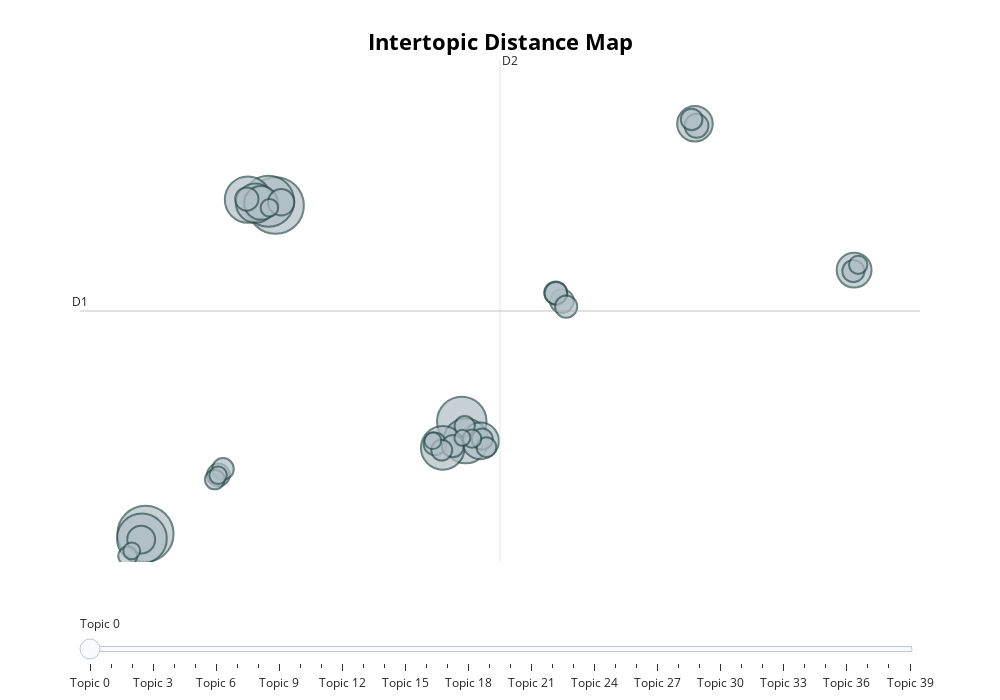

Notebook code cell kept with this figure:
### Code cell
fig=topic_model.visualize_topics(custom_labels=True,width=1000,height=700)
fig.write_html('intertopic_map.html')
fig

### Figure 1 — Plotly figure (JSON) as saved in the notebook; plotly's stock layout.template omitted (floating-point values rounded to 4 significant figures)
{"data": [{"customdata": [[0, "support", 124], [1, "set up", 122], [2, "ink and cartridge", 101], [3, "wifi and connection", 96], [4, "paper tray", 95], [5, "customer service", 83], [6, "print time", 78], [7, "quality", 74], [8, "subscription", 60], [9, "will return", 52], [10, "scanner", 49], [11, "price", 47], [12, "free ink", 44], [13, "uninstalling", 30], [14, "8015", 27], [15, "waste", 22], [16, "smart", 22], [17, "shipping", 21], [18, "*surprise", 20], [19, "disappointed ", 20], [20, "pages", 20], [21, "touch screen", 20], [22, "works great", 19], [23, "other brands", 19], [24, "frustrating ", 19], [25, "not recommend", 18], [26, "fax", 18], [27, "flimsy/sturdy", 17], [28, "give stars", 17], [29, "jams", 16], [30, "at home", 15], [31, "lot of issues", 15], [32, "print with phone", 14], [33, "headaches", 13], [34, "worst printer, hate", 13], [35, "low cartridge", 12], [36, "wanted features", 12], [37, "Apple users", 11], [38, "printing envelopes", 11], [39, "customer service problems", 10]], "hovertemplate": "<b>Topic %{customdata[0]}</b><br>%{customdata[1]}<br>Size: %{customdata[2]}", "legendgroup": "", "marker": {"color": "#B0BEC5", "line": {"color": "DarkSlateGrey", "width": 2}, "size": [124, 122, 101, 96, 95, 83, 78, 74, 60, 52, 49, 47, 44, 30, 27, 22, 22, 21, 20, 20, 20, 20, 19, 19, 19, 18, 18, 17, 17, 16, 15, 15, 14, 13, 13, 12, 12, 11, 11, 10], "sizemode": "area", "sizeref": 0.0775, "symbol": "circle"}, "mode": "markers", "name": "", "orientation": "v", "showlegend": false, "type": "scatter", "x": [-8.557, -15.09, -8.911, -15.27, 0.7902, -9.945, 0.993, -0.1639, -9.561, 1.731, 12.49, 20.48, -9.287, -15.31, -8.276, 5.815, 12.57, -10.0, 5.499, 5.518, -0.5593, -11.43, 0.3422, 20.45, 6.028, -11.2, 12.33, 1.82, -0.2196, 0.9372, -11.61, 2.026, -15.98, 20.69, 1.309, -8.865, -11.44, -15.78, -0.6648, 0.8204], "xaxis": "x", "y": [12.0, -0.7019, 12.17, -0.885, 3.641, 12.23, 2.893, 2.624, 12.1, 2.892, 15.17, 9.503, 12.1, -0.9297, 12.13, 8.305, 15.09, 12.25, 8.625, 8.606, 2.777, 1.576, 2.69, 9.466, 8.089, 1.809, 15.33, 2.963, 2.535, 3.465, 1.398, 2.651, -1.561, 9.707, 2.979, 11.92, 1.563, -1.363, 2.903, 3.011], "yaxis": "y"}], "layout": {"annotations": [{"showarrow": false, "text": "D1", "x": -18.38, "y": 7.92, "yshift": 10}, {"showarrow": false, "text": "D2", "x": 2.708, "xshift": 10, "y": 17.63}], "height": 700, "hoverlabel": {"bgcolor": "white", "font": {"family": "Rockwell", "size": 16}}, "legend": {"itemsizing": "constant", "tracegroupgap": 0}, "margin": {"t": 60}, "shapes": [{"line": {"color": "#CFD8DC", "width": 2}, "type": "line", "x0": 2.708, "x1": 2.708, "y0": -1.795, "y1": 17.63}, {"line": {"color": "#9E9E9E", "width": 2}, "type": "line", "x0": -18.38, "x1": 23.79, "y0": 7.92, "y1": 7.92}], "sliders": [{"active": 0, "pad": {"t": 50}, "steps": [{"args": [{"marker.color": [["red", "#B0BEC5", "#B0BEC5", "#B0BEC5", "#B0BEC5", "#B0BEC5", "#B0BEC5", "#B0BEC5", "#B0BEC5", "#B0BEC5", "#B0BEC5", "#B0BEC5", "#B0BEC5", "#B0BEC5", "#B0BEC5", "#B0BEC5", "#B0BEC5", "#B0BEC5", "#B0BEC5", "#B0BEC5", "#B0BEC5", "#B0BEC5", "#B0BEC5", "#B0BEC5", "#B0BEC5", "#B0BEC5", "#B0BEC5", "#B0BEC5", "#B0BEC5", "#B0BEC5", "#B0BEC5", "#B0BEC5", "#B0BEC5", "#B0BEC5", "#B0BEC5", "#B0BEC5", "#B0BEC5", "#B0BEC5", "#B0BEC5", "#B0BEC5"]]}], "label": "Topic 0", "method": "update"}, {"args": [{"marker.color": [["#B0BEC5", "red", "#B0BEC5", "#B0BEC5", "#B0BEC5", "#B0BEC5", "#B0BEC5", "#B0BEC5", "#B0BEC5", "#B0BEC5", "#B0BEC5", "#B0BEC5", "#B0BEC5", "#B0BEC5", "#B0BEC5", "#B0BEC5", "#B0BEC5", "#B0BEC5", "#B0BEC5", "#B0BEC5", "#B0BEC5", "#B0BEC5", "#B0BEC5", "#B0BEC5", "#B0BEC5", "#B0BEC5", "#B0BEC5", "#B0BEC5", "#B0BEC5", "#B0BEC5", "#B0BEC5", "#B0BEC5", "#B0BEC5", "#B0BEC5", "#B0BEC5", "#B0BEC5", "#B0BEC5", "#B0BEC5", "#B0BEC5", "#B0BEC5"]]}], "label": "Topic 1", "method": "update"}, {"args": [{"marker.color": [["#B0BEC5", "#B0BEC5", "red", "#B0BEC5", "#B0BEC5", "#B0BEC5", "#B0BEC5", "#B0BEC5", "#B0BEC5", "#B0BEC5", "#B0BEC5", "#B0BEC5", "#B0BEC5", "#B0BEC5", "#B0BEC5", "#B0BEC5", "#B0BEC5", "#B0BEC5", "#B0BEC5", "#B0BEC5", "#B0BEC5", "#B0BEC5", "#B0BEC5", "#B0BEC5", "#B0BEC5", "#B0BEC5", "#B0BEC5", "#B0BEC5", "#B0BEC5", "#B0BEC5", "#B0BEC5", "#B0BEC5", "#B0BEC5", "#B0BEC5", "#B0BEC5", "#B0BEC5", "#B0BEC5", "#B0BEC5", "#B0BEC5", "#B0BEC5"]]}], "label": "Topic 2", "method": "update"}, {"args": [{"marker.color": [["#B0BEC5", "#B0BEC5", "#B0BEC5", "red", "#B0BEC5", "#B0BEC5", "#B0BEC5", "#B0BEC5", "#B0BEC5", "#B0BEC5", "#B0BEC5", "#B0BEC5", "#B0BEC5", "#B0BEC5", "#B0BEC5", "#B0BEC5", "#B0BEC5", "#B0BEC5", "#B0BEC5", "#B0BEC5", "#B0BEC5", "#B0BEC5", "#B0BEC5", "#B0BEC5", "#B0BEC5", "#B0BEC5", "#B0BEC5", "#B0BEC5", "#B0BEC5", "#B0BEC5", "#B0BEC5", "#B0BEC5", "#B0BEC5", "#B0BEC5", "#B0BEC5", "#B0BEC5", "#B0BEC5", "#B0BEC5", "#B0BEC5", "#B0BEC5"]]}], "label": "Topic 3", "method": "update"}, {"args": [{"marker.color": [["#B0BEC5", "#B0BEC5", "#B0BEC5", "#B0BEC5", "red", "#B0BEC5", "#B0BEC5", "#B0BEC5", "#B0BEC5", "#B0BEC5", "#B0BEC5", "#B0BEC5", "#B0BEC5", "#B0BEC5", "#B0BEC5", "#B0BEC5", "#B0BEC5", "#B0BEC5", "#B0BEC5", "#B0BEC5", "#B0BEC5", "#B0BEC5", "#B0BEC5", "#B0BEC5", "#B0BEC5", "#B0BEC5", "#B0BEC5", "#B0BEC5", "#B0BEC5", "#B0BEC5", "#B0BEC5", "#B0BEC5", "#B0BEC5", "#B0BEC5", "#B0BEC5", "#B0BEC5", "#B0BEC5", "#B0BEC5", "#B0BEC5", "#B0BEC5"]]}], "label": "Topic 4", "method": "update"}, {"args": [{"marker.color": [["#B0BEC5", "#B0BEC5", "#B0BEC5", "#B0BEC5", "#B0BEC5", "red", "#B0BEC5", "#B0BEC5", "#B0BEC5", "#B0BEC5", "#B0BEC5", "#B0BEC5", "#B0BEC5", "#B0BEC5", "#B0BEC5", "#B0BEC5", "#B0BEC5", "#B0BEC5", "#B0BEC5", "#B0BEC5", "#B0BEC5", "#B0BEC5", "#B0BEC5", "#B0BEC5", "#B0BEC5", "#B0BEC5", "#B0BEC5", "#B0BEC5", "#B0BEC5", "#B0BEC5", "#B0BEC5", "#B0BEC5", "#B0BEC5", "#B0BEC5", "#B0BEC5", "#B0BEC5", "#B0BEC5", "#B0BEC5", "#B0BEC5", "#B0BEC5"]]}], "label": "Topic 5", "method": "update"}, {"args": [{"marker.color": [["#B0BEC5", "#B0BEC5", "#B0BEC5", "#B0BEC5", "#B0BEC5", "#B0BEC5", "red", "#B0BEC5", "#B0BEC5", "#B0BEC5", "#B0BEC5", "#B0BEC5", "#B0BEC5", "#B0BEC5", "#B0BEC5", "#B0BEC5", "#B0BEC5", "#B0BEC5", "#B0BEC5", "#B0BEC5", "#B0BEC5", "#B0BEC5", "#B0BEC5", "#B0BEC5", "#B0BEC5", "#B0BEC5", "#B0BEC5", "#B0BEC5", "#B0BEC5", "#B0BEC5", "#B0BEC5", "#B0BEC5", "#B0BEC5", "#B0BEC5", "#B0BEC5", "#B0BEC5", "#B0BEC5", "#B0BEC5", "#B0BEC5", "#B0BEC5"]]}], "label": "Topic 6", "method": "update"}, {"args": [{"marker.color": [["#B0BEC5", "#B0BEC5", "#B0BEC5", "#B0BEC5", "#B0BEC5", "#B0BEC5", "#B0BEC5", "red", "#B0BEC5", "#B0BEC5", "#B0BEC5", "#B0BEC5", "#B0BEC5", "#B0BEC5", "#B0BEC5", "#B0BEC5", "#B0BEC5", "#B0BEC5", "#B0BEC5", "#B0BEC5", "#B0BEC5", "#B0BEC5", "#B0BEC5", "#B0BEC5", "#B0BEC5", "#B0BEC5", "#B0BEC5", "#B0BEC5", "#B0BEC5", "#B0BEC5", "#B0BEC5", "#B0BEC5", "#B0BEC5", "#B0BEC5", "#B0BEC5", "#B0BEC5", "#B0BEC5", "#B0BEC5", "#B0BEC5", "#B0BEC5"]]}], "label": "Topic 7", "method": "update"}, {"args": [{"marker.color": [["#B0BEC5", "#B0BEC5", "#B0BEC5", "#B0BEC5", "#B0BEC5", "#B0BEC5", "#B0BEC5", "#B0BEC5", "red", "#B0BEC5", "#B0BEC5", "#B0BEC5", "#B0BEC5", "#B0BEC5", "#B0BEC5", "#B0BEC5", "#B0BEC5", "#B0BEC5", "#B0BEC5", "#B0BEC5", "#B0BEC5", "#B0BEC5", "#B0BEC5", "#B0BEC5", "#B0BEC5", "#B0BEC5", "#B0BEC5", "#B0BEC5", "#B0BEC5", "#B0BEC5", "#B0BEC5", "#B0BEC5", "#B0BEC5", "#B0BEC5", "#B0BEC5", "#B0BEC5", "#B0BEC5", "#B0BEC5", "#B0BEC5", "#B0BEC5"]]}], "label": "Topic 8", "method": "update"}, {"args": [{"marker.color": [["#B0BEC5", "#B0BEC5", "#B0BEC5", "#B0BEC5", "#B0BEC5", "#B0BEC5", "#B0BEC5", "#B0BEC5", "#B0BEC5", "red", "#B0BEC5", "#B0BEC5", "#B0BEC5", "#B0BEC5", "#B0BEC5", "#B0BEC5", "#B0BEC5", "#B0BEC5", "#B0BEC5", "#B0BEC5", "#B0BEC5", "#B0BEC5", "#B0BEC5", "#B0BEC5", "#B0BEC5", "#B0BEC5", "#B0BEC5", "#B0BEC5", "#B0BEC5", "#B0BEC5", "#B0BEC5", "#B0BEC5", "#B0BEC5", "#B0BEC5", "#B0BEC5", "#B0BEC5", "#B0BEC5", "#B0BEC5", "#B0BEC5", "#B0BEC5"]]}], "label": "Topic 9", "method": "update"}, {"args": [{"marker.color": [["#B0BEC5", "#B0BEC5", "#B0BEC5", "#B0BEC5", "#B0BEC5", "#B0BEC5", "#B0BEC5", "#B0BEC5", "#B0BEC5", "#B0BEC5", "red", "#B0BEC5", "#B0BEC5", "#B0BEC5", "#B0BEC5", "#B0BEC5", "#B0BEC5", "#B0BEC5", "#B0BEC5", "#B0BEC5", "#B0BEC5", "#B0BEC5", "#B0BEC5", "#B0BEC5", "#B0BEC5", "#B0BEC5", "#B0BEC5", "#B0BEC5", "#B0BEC5", "#B0BEC5", "#B0BEC5", "#B0BEC5", "#B0BEC5", "#B0BEC5", "#B0BEC5", "#B0BEC5", "#B0BEC5", "#B0BEC5", "#B0BEC5", "#B0BEC5"]]}], "label": "Topic 10", "method": "update"}, {"args": [{"marker.color": [["#B0BEC5", "#B0BEC5", "#B0BEC5", "#B0BEC5", "#B0BEC5", "#B0BEC5", "#B0BEC5", "#B0BEC5", "#B0BEC5", "#B0BEC5", "#B0BEC5", "red", "#B0BEC5", "#B0BEC5", "#B0BEC5", "#B0BEC5", "#B0BEC5", "#B0BEC5", "#B0BEC5", "#B0BEC5", "#B0BEC5", "#B0BEC5", "#B0BEC5", "#B0BEC5", "#B0BEC5", "#B0BEC5", "#B0BEC5", "#B0BEC5", "#B0BEC5", "#B0BEC5", "#B0BEC5", "#B0BEC5", "#B0BEC5", "#B0BEC5", "#B0BEC5", "#B0BEC5", "#B0BEC5", "#B0BEC5", "#B0BEC5", "#B0BEC5"]]}], "label": "Topic 11", "method": "update"}, {"args": [{"marker.color": [["#B0BEC5", "#B0BEC5", "#B0BEC5", "#B0BEC5", "#B0BEC5", "#B0BEC5", "#B0BEC5", "#B0BEC5", "#B0BEC5", "#B0BEC5", "#B0BEC5", "#B0BEC5", "red", "#B0BEC5", "#B0BEC5", "#B0BEC5", "#B0BEC5", "#B0BEC5", "#B0BEC5", "#B0BEC5", "#B0BEC5", "#B0BEC5", "#B0BEC5", "#B0BEC5", "#B0BEC5", "#B0BEC5", "#B0BEC5", "#B0BEC5", "#B0BEC5", "#B0BEC5", "#B0BEC5", "#B0BEC5", "#B0BEC5", "#B0BEC5", "#B0BEC5", "#B0BEC5", "#B0BEC5", "#B0BEC5", "#B0BEC5", "#B0BEC5"]]}], "label": "Topic 12", "method": "update"}, {"args": [{"marker.color": [["#B0BEC5", "#B0BEC5", "#B0BEC5", "#B0BEC5", "#B0BEC5", "#B0BEC5", "#B0BEC5", "#B0BEC5", "#B0BEC5", "#B0BEC5", "#B0BEC5", "#B0BEC5", "#B0BEC5", "red", "#B0BEC5", "#B0BEC5", "#B0BEC5", "#B0BEC5", "#B0BEC5", "#B0BEC5", "#B0BEC5", "#B0BEC5", "#B0BEC5", "#B0BEC5", "#B0BEC5", "#B0BEC5", "#B0BEC5", "#B0BEC5", "#B0BEC5", "#B0BEC5", "#B0BEC5", "#B0BEC5", "#B0BEC5", "#B0BEC5", "#B0BEC5", "#B0BEC5", "#B0BEC5", "#B0BEC5", "#B0BEC5", "#B0BEC5"]]}], "label": "Topic 13", "method": "update"}, {"args": [{"marker.color": [["#B0BEC5", "#B0BEC5", "#B0BEC5", "#B0BEC5", "#B0BEC5", "#B0BEC5", "#B0BEC5", "#B0BEC5", "#B0BEC5", "#B0BEC5", "#B0BEC5", "#B0BEC5", "#B0BEC5", "#B0BEC5", "red", "#B0BEC5", "#B0BEC5", "#B0BEC5", "#B0BEC5", "#B0BEC5", "#B0BEC5", "#B0BEC5", "#B0BEC5", "#B0BEC5", "#B0BEC5", "#B0BEC5", "#B0BEC5", "#B0BEC5", "#B0BEC5", "#B0BEC5", "#B0BEC5", "#B0BEC5", "#B0BEC5", "#B0BEC5", "#B0BEC5", "#B0BEC5", "#B0BEC5", "#B0BEC5", "#B0BEC5", "#B0BEC5"]]}], "label": "Topic 14", "method": "update"}, {"args": [{"marker.color": [["#B0BEC5", "#B0BEC5", "#B0BEC5", "#B0BEC5", "#B0BEC5", "#B0BEC5", "#B0BEC5", "#B0BEC5", "#B0BEC5", "#B0BEC5", "#B0BEC5", "#B0BEC5", "#B0BEC5", "#B0BEC5", "#B0BEC5", "red", "#B0BEC5", "#B0BEC5", "#B0BEC5", "#B0BEC5", "#B0BEC5", "#B0BEC5", "#B0BEC5", "#B0BEC5", "#B0BEC5", "#B0BEC5", "#B0BEC5", "#B0BEC5", "#B0BEC5", "#B0BEC5", "#B0BEC5", "#B0BEC5", "#B0BEC5", "#B0BEC5", "#B0BEC5", "#B0BEC5", "#B0BEC5", "#B0BEC5", "#B0BEC5", "#B0BEC5"]]}], "label": "Topic 15", "method": "update"}, {"args": [{"marker.color": [["#B0BEC5", "#B0BEC5", "#B0BEC5", "#B0BEC5", "#B0BEC5", "#B0BEC5", "#B0BEC5", "#B0BEC5", "#B0BEC5", "#B0BEC5", "#B0BEC5", "#B0BEC5", "#B0BEC5", "#B0BEC5", "#B0BEC5", "#B0BEC5", "red", "#B0BEC5", "#B0BEC5", "#B0BEC5", "#B0BEC5", "#B0BEC5", "#B0BEC5", "#B0BEC5", "#B0BEC5", "#B0BEC5", "#B0BEC5", "#B0BEC5", "#B0BEC5", "#B0BEC5", "#B0BEC5", "#B0BEC5", "#B0BEC5", "#B0BEC5", "#B0BEC5", "#B0BEC5", "#B0BEC5", "#B0BEC5", "#B0BEC5", "#B0BEC5"]]}], "label": "Topic 16", "method": "update"}, {"args": [{"marker.color": [["#B0BEC5", "#B0BEC5", "#B0BEC5", "#B0BEC5", "#B0BEC5", "#B0BEC5", "#B0BEC5", "#B0BEC5", "#B0BEC5", "#B0BEC5", "#B0BEC5", "#B0BEC5", "#B0BEC5", "#B0BEC5", "#B0BEC5", "#B0BEC5", "#B0BEC5", "red", "#B0BEC5", "#B0BEC5", "#B0BEC5", "#B0BEC5", "#B0BEC5", "#B0BEC5", "#B0BEC5", "#B0BEC5", "#B0BEC5", "#B0BEC5", "#B0BEC5", "#B0BEC5", "#B0BEC5", "#B0BEC5", "#B0BEC5", "#B0BEC5", "#B0BEC5", "#B0BEC5", "#B0BEC5", "#B0BEC5", "#B0BEC5", "#B0BEC5"]]}], "label": "Topic 17", "method": "update"}, {"args": [{"marker.color": [["#B0BEC5", "#B0BEC5", "#B0BEC5", "#B0BEC5", "#B0BEC5", "#B0BEC5", "#B0BEC5", "#B0BEC5", "#B0BEC5", "#B0BEC5", "#B0BEC5", "#B0BEC5", "#B0BEC5", "#B0BEC5", "#B0BEC5", "#B0BEC5", "#B0BEC5", "#B0BEC5", "red", "#B0BEC5", "#B0BEC5", "#B0BEC5", "#B0BEC5", "#B0BEC5", "#B0BEC5", "#B0BEC5", "#B0BEC5", "#B0BEC5", "#B0BEC5", "#B0BEC5", "#B0BEC5", "#B0BEC5", "#B0BEC5", "#B0BEC5", "#B0BEC5", "#B0BEC5", "#B0BEC5", "#B0BEC5", "#B0BEC5", "#B0BEC5"]]}], "label": "Topic 18", "method": "update"}, {"args": [{"marker.color": [["#B0BEC5", "#B0BEC5", "#B0BEC5", "#B0BEC5", "#B0BEC5", "#B0BEC5", "#B0BEC5", "#B0BEC5", "#B0BEC5", "#B0BEC5", "#B0BEC5", "#B0BEC5", "#B0BEC5", "#B0BEC5", "#B0BEC5", "#B0BEC5", "#B0BEC5", "#B0BEC5", "#B0BEC5", "red", "#B0BEC5", "#B0BEC5", "#B0BEC5", "#B0BEC5", "#B0BEC5", "#B0BEC5", "#B0BEC5", "#B0BEC5", "#B0BEC5", "#B0BEC5", "#B0BEC5", "#B0BEC5", "#B0BEC5", "#B0BEC5", "#B0BEC5", "#B0BEC5", "#B0BEC5", "#B0BEC5", "#B0BEC5", "#B0BEC5"]]}], "label": "Topic 19", "method": "update"}, {"args": [{"marker.color": [["#B0BEC5", "#B0BEC5", "#B0BEC5", "#B0BEC5", "#B0BEC5", "#B0BEC5", "#B0BEC5", "#B0BEC5", "#B0BEC5", "#B0BEC5", "#B0BEC5", "#B0BEC5", "#B0BEC5", "#B0BEC5", "#B0BEC5", "#B0BEC5", "#B0BEC5", "#B0BEC5", "#B0BEC5", "#B0BEC5", "red", "#B0BEC5", "#B0BEC5", "#B0BEC5", "#B0BEC5", "#B0BEC5", "#B0BEC5", "#B0BEC5", "#B0BEC5", "#B0BEC5", "#B0BEC5", "#B0BEC5", "#B0BEC5", "#B0BEC5", "#B0BEC5", "#B0BEC5", "#B0BEC5", "#B0BEC5", "#B0BEC5", "#B0BEC5"]]}], "label": "Topic 20", "method": "update"}, {"args": [{"marker.color": [["#B0BEC5", "#B0BEC5", "#B0BEC5", "#B0BEC5", "#B0BEC5", "#B0BEC5", "#B0BEC5", "#B0BEC5", "#B0BEC5", "#B0BEC5", "#B0BEC5", "#B0BEC5", "#B0BEC5", "#B0BEC5", "#B0BEC5", "#B0BEC5", "#B0BEC5", "#B0BEC5", "#B0BEC5", "#B0BEC5", "#B0BEC5", "red", "#B0BEC5", "#B0BEC5", "#B0BEC5", "#B0BEC5", "#B0BEC5", "#B0BEC5", "#B0BEC5", "#B0BEC5", "#B0BEC5", "#B0BEC5", "#B0BEC5", "#B0BEC5", "#B0BEC5", "#B0BEC5", "#B0BEC5", "#B0BEC5", "#B0BEC5", "#B0BEC5"]]}], "label": "Topic 21", "method": "update"}, {"args": [{"marker.color": [["#B0BEC5", "#B0BEC5", "#B0BEC5", "#B0BEC5", "#B0BEC5", "#B0BEC5", "#B0BEC5", "#B0BEC5", "#B0BEC5", "#B0BEC5", "#B0BEC5", "#B0BEC5", "#B0BEC5", "#B0BEC5", "#B0BEC5", "#B0BEC5", "#B0BEC5", "#B0BEC5", "#B0BEC5", "#B0BEC5", "#B0BEC5", "#B0BEC5", "red", "#B0BEC5", "#B0BEC5", "#B0BEC5", "#B0BEC5", "#B0BEC5", "#B0BEC5", "#B0BEC5", "#B0BEC5", "#B0BEC5", "#B0BEC5", "#B0BEC5", "#B0BEC5", "#B0BEC5", "#B0BEC5", "#B0BEC5", "#B0BEC5", "#B0BEC5"]]}], "label": "Topic 22", "method": "update"}, {"args": [{"marker.color": [["#B0BEC5", "#B0BEC5", "#B0BEC5", "#B0BEC5", "#B0BEC5", "#B0BEC5", "#B0BEC5", "#B0BEC5", "#B0BEC5", "#B0BEC5", "#B0BEC5", "#B0BEC5", "#B0BEC5", "#B0BEC5", "#B0BEC5", "#B0BEC5", "#B0BEC5", "#B0BEC5", "#B0BEC5", "#B0BEC5", "#B0BEC5", "#B0BEC5", "#B0BEC5", "red", "#B0BEC5", "#B0BEC5", "#B0BEC5", "#B0BEC5", "#B0BEC5", "#B0BEC5", "#B0BEC5", "#B0BEC5", "#B0BEC5", "#B0BEC5", "#B0BEC5", "#B0BEC5", "#B0BEC5", "#B0BEC5", "#B0BEC5", "#B0BEC5"]]}], "label": "Topic 23", "method": "update"}, {"args": [{"marker.color": [["#B0BEC5", "#B0BEC5", "#B0BEC5", "#B0BEC5", "#B0BEC5", "#B0BEC5", "#B0BEC5", "#B0BEC5", "#B0BEC5", "#B0BEC5", "#B0BEC5", "#B0BEC5", "#B0BEC5", "#B0BEC5", "#B0BEC5", "#B0BEC5", "#B0BEC5", "#B0BEC5", "#B0BEC5", "#B0BEC5", "#B0BEC5", "#B0BEC5", "#B0BEC5", "#B0BEC5", "red", "#B0BEC5", "#B0BEC5", "#B0BEC5", "#B0BEC5", "#B0BEC5", "#B0BEC5", "#B0BEC5", "#B0BEC5", "#B0BEC5", "#B0BEC5", "#B0BEC5", "#B0BEC5", "#B0BEC5", "#B0BEC5", "#B0BEC5"]]}], "label": "Topic 24", "method": "update"}, {"args": [{"marker.color": [["#B0BEC5", "#B0BEC5", "#B0BEC5", "#B0BEC5", "#B0BEC5", "#B0BEC5", "#B0BEC5", "#B0BEC5", "#B0BEC5", "#B0BEC5", "#B0BEC5", "#B0BEC5", "#B0BEC5", "#B0BEC5", "#B0BEC5", "#B0BEC5", "#B0BEC5", "#B0BEC5", "#B0BEC5", "#B0BEC5", "#B0BEC5", "#B0BEC5", "#B0BEC5", "#B0BEC5", "#B0BEC5", "red", "#B0BEC5", "#B0BEC5", "#B0BEC5", "#B0BEC5", "#B0BEC5", "#B0BEC5", "#B0BEC5", "#B0BEC5", "#B0BEC5", "#B0BEC5", "#B0BEC5", "#B0BEC5", "#B0BEC5", "#B0BEC5"]]}], "label": "Topic 25", "method": "update"}, {"args": [{"marker.color": [["#B0BEC5", "#B0BEC5", "#B0BEC5", "#B0BEC5", "#B0BEC5", "#B0BEC5", "#B0BEC5", "#B0BEC5", "#B0BEC5", "#B0BEC5", "#B0BEC5", "#B0BEC5", "#B0BEC5", "#B0BEC5", "#B0BEC5", "#B0BEC5", "#B0BEC5", "#B0BEC5", "#B0BEC5", "#B0BEC5", "#B0BEC5", "#B0BEC5", "#B0BEC5", "#B0BEC5", "#B0BEC5", "#B0BEC5", "red", "#B0BEC5", "#B0BEC5", "#B0BEC5", "#B0BEC5", "#B0BEC5", "#B0BEC5", "#B0BEC5", "#B0BEC5", "#B0BEC5", "#B0BEC5", "#B0BEC5", "#B0BEC5", "#B0BEC5"]]}], "label": "Topic 26", "method": "update"}, {"args": [{"marker.color": [["#B0BEC5", "#B0BEC5", "#B0BEC5", "#B0BEC5", "#B0BEC5", "#B0BEC5", "#B0BEC5", "#B0BEC5", "#B0BEC5", "#B0BEC5", "#B0BEC5", "#B0BEC5", "#B0BEC5", "#B0BEC5", "#B0BEC5", "#B0BEC5", "#B0BEC5", "#B0BEC5", "#B0BEC5", "#B0BEC5", "#B0BEC5", "#B0BEC5", "#B0BEC5", "#B0BEC5", "#B0BEC5", "#B0BEC5", "#B0BEC5", "red", "#B0BEC5", "#B0BEC5", "#B0BEC5", "#B0BEC5", "#B0BEC5", "#B0BEC5", "#B0BEC5", "#B0BEC5", "#B0BEC5", "#B0BEC5", "#B0BEC5", "#B0BEC5"]]}], "label": "Topic 27", "method": "update"}, {"args": [{"marker.color": [["#B0BEC5", "#B0BEC5", "#B0BEC5", "#B0BEC5", "#B0BEC5", "#B0BEC5", "#B0BEC5", "#B0BEC5", "#B0BEC5", "#B0BEC5", "#B0BEC5", "#B0BEC5", "#B0BEC5", "#B0BEC5", "#B0BEC5", "#B0BEC5", "#B0BEC5", "#B0BEC5", "#B0BEC5", "#B0BEC5", "#B0BEC5", "#B0BEC5", "#B0BEC5", "#B0BEC5", "#B0BEC5", "#B0BEC5", "#B0BEC5", "#B0BEC5", "red", "#B0BEC5", "#B0BEC5", "#B0BEC5", "#B0BEC5", "#B0BEC5", "#B0BEC5", "#B0BEC5", "#B0BEC5", "#B0BEC5", "#B0BEC5", "#B0BEC5"]]}], "label": "Topic 28", "method": "update"}, {"args": [{"marker.color": [["#B0BEC5", "#B0BEC5", "#B0BEC5", "#B0BEC5", "#B0BEC5", "#B0BEC5", "#B0BEC5", "#B0BEC5", "#B0BEC5", "#B0BEC5", "#B0BEC5", "#B0BEC5", "#B0BEC5", "#B0BEC5", "#B0BEC5", "#B0BEC5", "#B0BEC5", "#B0BEC5", "#B0BEC5", "#B0BEC5", "#B0BEC5", "#B0BEC5", "#B0BEC5", "#B0BEC5", "#B0BEC5", "#B0BEC5", "#B0BEC5", "#B0BEC5", "#B0BEC5", "red", "#B0BEC5", "#B0BEC5", "#B0BEC5", "#B0BEC5", "#B0BEC5", "#B0BEC5", "#B0BEC5", "#B0BEC5", "#B0BEC5", "#B0BEC5"]]}], "label": "Topic 29", "method": "update"}, {"args": [{"marker.color": [["#B0BEC5", "#B0BEC5", "#B0BEC5", "#B0BEC5", "#B0BEC5", "#B0BEC5", "#B0BEC5", "#B0BEC5", "#B0BEC5", "#B0BEC5", "#B0BEC5", "#B0BEC5", "#B0BEC5", "#B0BEC5", "#B0BEC5", "#B0BEC5", "#B0BEC5", "#B0BEC5", "#B0BEC5", "#B0BEC5", "#B0BEC5", "#B0BEC5", "#B0BEC5", "#B0BEC5", "#B0BEC5", "#B0BEC5", "#B0BEC5", "#B0BEC5", "#B0BEC5", "#B0BEC5", "red", "#B0BEC5", "#B0BEC5", "#B0BEC5", "#B0BEC5", "#B0BEC5", "#B0BEC5", "#B0BEC5", "#B0BEC5", "#B0BEC5"]]}], "label": "Topic 30", "method": "update"}, {"args": [{"marker.color": [["#B0BEC5", "#B0BEC5", "#B0BEC5", "#B0BEC5", "#B0BEC5", "#B0BEC5", "#B0BEC5", "#B0BEC5", "#B0BEC5", "#B0BEC5", "#B0BEC5", "#B0BEC5", "#B0BEC5", "#B0BEC5", "#B0BEC5", "#B0BEC5", "#B0BEC5", "#B0BEC5", "#B0BEC5", "#B0BEC5", "#B0BEC5", "#B0BEC5", "#B0BEC5", "#B0BEC5", "#B0BEC5", "#B0BEC5", "#B0BEC5", "#B0BEC5", "#B0BEC5", "#B0BEC5", "#B0BEC5", "red", "#B0BEC5", "#B0BEC5", "#B0BEC5", "#B0BEC5", "#B0BEC5", "#B0BEC5", "#B0BEC5", "#B0BEC5"]]}], "label": "Topic 31", "method": "update"}, {"args": [{"marker.color": [["#B0BEC5", "#B0BEC5", "#B0BEC5", "#B0BEC5", "#B0BEC5", "#B0BEC5", "#B0BEC5", "#B0BEC5", "#B0BEC5", "#B0BEC5", "#B0BEC5", "#B0BEC5", "#B0BEC5", "#B0BEC5", "#B0BEC5", "#B0BEC5", "#B0BEC5", "#B0BEC5", "#B0BEC5", "#B0BEC5", "#B0BEC5", "#B0BEC5", "#B0BEC5", "#B0BEC5", "#B0BEC5", "#B0BEC5", "#B0BEC5", "#B0BEC5", "#B0BEC5", "#B0BEC5", "#B0BEC5", "#B0BEC5", "red", "#B0BEC5", "#B0BEC5", "#B0BEC5", "#B0BEC5", "#B0BEC5", "#B0BEC5", "#B0BEC5"]]}], "label": "Topic 32", "method": "update"}, {"args": [{"marker.color": [["#B0BEC5", "#B0BEC5", "#B0BEC5", "#B0BEC5", "#B0BEC5", "#B0BEC5", "#B0BEC5", "#B0BEC5", "#B0BEC5", "#B0BEC5", "#B0BEC5", "#B0BEC5", "#B0BEC5", "#B0BEC5", "#B0BEC5", "#B0BEC5", "#B0BEC5", "#B0BEC5", "#B0BEC5", "#B0BEC5", "#B0BEC5", "#B0BEC5", "#B0BEC5", "#B0BEC5", "#B0BEC5", "#B0BEC5", "#B0BEC5", "#B0BEC5", "#B0BEC5", "#B0BEC5", "#B0BEC5", "#B0BEC5", "#B0BEC5", "red", "#B0BEC5", "#B0BEC5", "#B0BEC5", "#B0BEC5", "#B0BEC5", "#B0BEC5"]]}], "label": "Topic 33", "method": "update"}, {"args": [{"marker.color": [["#B0BEC5", "#B0BEC5", "#B0BEC5", "#B0BEC5", "#B0BEC5", "#B0BEC5", "#B0BEC5", "#B0BEC5", "#B0BEC5", "#B0BEC5", "#B0BEC5", "#B0BEC5", "#B0BEC5", "#B0BEC5", "#B0BEC5", "#B0BEC5", "#B0BEC5", "#B0BEC5", "#B0BEC5", "#B0BEC5", "#B0BEC5", "#B0BEC5", "#B0BEC5", "#B0BEC5", "#B0BEC5", "#B0BEC5", "#B0BEC5", "#B0BEC5", "#B0BEC5", "#B0BEC5", "#B0BEC5", "#B0BEC5", "#B0BEC5", "#B0BEC5", "red", "#B0BEC5", "#B0BEC5", "#B0BEC5", "#B0BEC5", "#B0BEC5"]]}], "label": "Topic 34", "method": "update"}, {"args": [{"marker.color": [["#B0BEC5", "#B0BEC5", "#B0BEC5", "#B0BEC5", "#B0BEC5", "#B0BEC5", "#B0BEC5", "#B0BEC5", "#B0BEC5", "#B0BEC5", "#B0BEC5", "#B0BEC5", "#B0BEC5", "#B0BEC5", "#B0BEC5", "#B0BEC5", "#B0BEC5", "#B0BEC5", "#B0BEC5", "#B0BEC5", "#B0BEC5", "#B0BEC5", "#B0BEC5", "#B0BEC5", "#B0BEC5", "#B0BEC5", "#B0BEC5", "#B0BEC5", "#B0BEC5", "#B0BEC5", "#B0BEC5", "#B0BEC5", "#B0BEC5", "#B0BEC5", "#B0BEC5", "red", "#B0BEC5", "#B0BEC5", "#B0BEC5", "#B0BEC5"]]}], "label": "Topic 35", "method": "update"}, {"args": [{"marker.color": [["#B0BEC5", "#B0BEC5", "#B0BEC5", "#B0BEC5", "#B0BEC5", "#B0BEC5", "#B0BEC5", "#B0BEC5", "#B0BEC5", "#B0BEC5", "#B0BEC5", "#B0BEC5", "#B0BEC5", "#B0BEC5", "#B0BEC5", "#B0BEC5", "#B0BEC5", "#B0BEC5", "#B0BEC5", "#B0BEC5", "#B0BEC5", "#B0BEC5", "#B0BEC5", "#B0BEC5", "#B0BEC5", "#B0BEC5", "#B0BEC5", "#B0BEC5", "#B0BEC5", "#B0BEC5", "#B0BEC5", "#B0BEC5", "#B0BEC5", "#B0BEC5", "#B0BEC5", "#B0BEC5", "red", "#B0BEC5", "#B0BEC5", "#B0BEC5"]]}], "label": "Topic 36", "method": "update"}, {"args": [{"marker.color": [["#B0BEC5", "#B0BEC5", "#B0BEC5", "#B0BEC5", "#B0BEC5", "#B0BEC5", "#B0BEC5", "#B0BEC5", "#B0BEC5", "#B0BEC5", "#B0BEC5", "#B0BEC5", "#B0BEC5", "#B0BEC5", "#B0BEC5", "#B0BEC5", "#B0BEC5", "#B0BEC5", "#B0BEC5", "#B0BEC5", "#B0BEC5", "#B0BEC5", "#B0BEC5", "#B0BEC5", "#B0BEC5", "#B0BEC5", "#B0BEC5", "#B0BEC5", "#B0BEC5", "#B0BEC5", "#B0BEC5", "#B0BEC5", "#B0BEC5", "#B0BEC5", "#B0BEC5", "#B0BEC5", "#B0BEC5", "red", "#B0BEC5", "#B0BEC5"]]}], "label": "Topic 37", "method": "update"}, {"args": [{"marker.color": [["#B0BEC5", "#B0BEC5", "#B0BEC5", "#B0BEC5", "#B0BEC5", "#B0BEC5", "#B0BEC5", "#B0BEC5", "#B0BEC5", "#B0BEC5", "#B0BEC5", "#B0BEC5", "#B0BEC5", "#B0BEC5", "#B0BEC5", "#B0BEC5", "#B0BEC5", "#B0BEC5", "#B0BEC5", "#B0BEC5", "#B0BEC5", "#B0BEC5", "#B0BEC5", "#B0BEC5", "#B0BEC5", "#B0BEC5", "#B0BEC5", "#B0BEC5", "#B0BEC5", "#B0BEC5", "#B0BEC5", "#B0BEC5", "#B0BEC5", "#B0BEC5", "#B0BEC5", "#B0BEC5", "#B0BEC5", "#B0BEC5", "red", "#B0BEC5"]]}], "label": "Topic 38", "method": "update"}, {"args": [{"marker.color": [["#B0BEC5", "#B0BEC5", "#B0BEC5", "#B0BEC5", "#B0BEC5", "#B0BEC5", "#B0BEC5", "#B0BEC5", "#B0BEC5", "#B0BEC5", "#B0BEC5", "#B0BEC5", "#B0BEC5", "#B0BEC5", "#B0BEC5", "#B0BEC5", "#B0BEC5", "#B0BEC5", "#B0BEC5", "#B0BEC5", "#B0BEC5", "#B0BEC5", "#B0BEC5", "#B0BEC5", "#B0BEC5", "#B0BEC5", "#B0BEC5", "#B0BEC5", "#B0BEC5", "#B0BEC5", "#B0BEC5", "#B0BEC5", "#B0BEC5", "#B0BEC5", "#B0BEC5", "#B0BEC5", "#B0BEC5", "#B0BEC5", "#B0BEC5", "red"]]}], "label": "Topic 39", "method": "update"}]}], "title": {"font": {"color": "Black", "size": 22}, "text": "<b>Intertopic Distance Map</b>", "x": 0.5, "xanchor": "center", "y": 0.95, "yanchor": "top"}, "width": 1000, "xaxis": {"anchor": "y", "domain": [0, 1], "range": [-18.38, 23.79], "title": {"text": ""}, "visible": false}, "yaxis": {"anchor": "x", "domain": [0, 1], "range": [-1.795, 17.63], "title": {"text": ""}, "visible": false}}}
